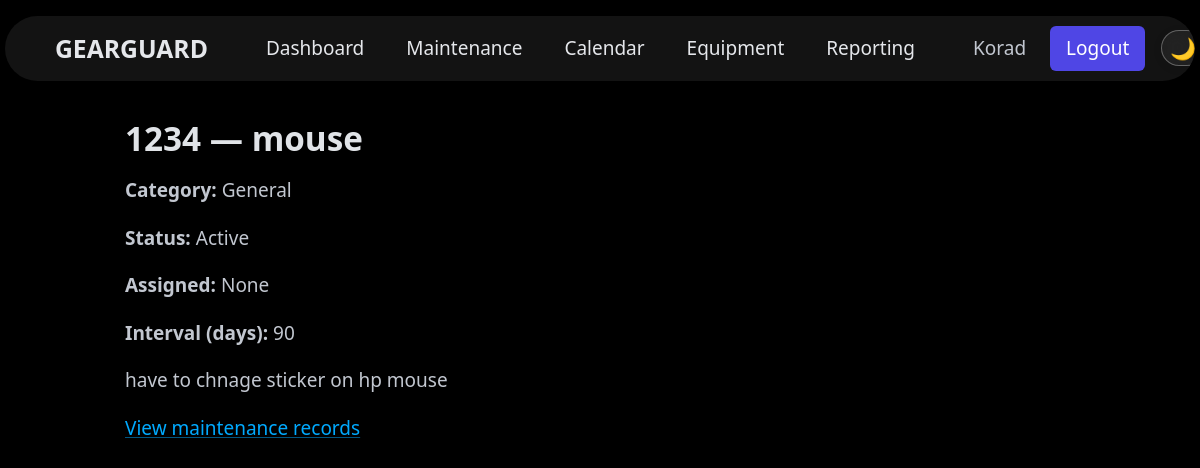
The page /equipment/1/ (signed in) on the database its author committed.
### equipment/models.py (models this page shows, shortened)
class Equipment(models.Model):
    STATUS_CHOICES = [
        ("active", "Active"),
        ("inactive", "Inactive"),
    ]
    asset_id = models.CharField(max_length=50, unique=True)
    name = models.CharField(max_length=120)
    category = models.ForeignKey(EquipmentCategory, on_delete=models.SET_NULL, null=True, related_name="equipments")
    company = models.CharField(max_length=100, blank=True)
    serial_no = models.CharField(max_length=100, blank=True)
    technician = models.CharField(max_length=100, blank=True)
    maintenance_team = models.CharField(max_length=100, blank=True)
    assigned_date = models.DateField(null=True, blank=True)
    maintenance_interval_days = models.PositiveIntegerField(default=90)
    status = models.CharField(max_length=20, choices=STATUS_CHOICES, default="active")
    description = models.TextField(blank=True)

class EquipmentCategory(models.Model):
    name = models.CharField(max_length=100)
    responsible = models.CharField(max_length=100, blank=True)
    company = models.CharField(max_length=100, blank=True)
    def __str__(self) -> str:
        return self.name

### equipment/views.py (the view)
# urls.py: path('<int:pk>/', views.equipment_detail, name='detail'),
@login_required
def equipment_detail(request, pk: int):
    item = get_object_or_404(Equipment, pk=pk)
    return render(request, 'equipment/detail.html', {'item': item})

### templates/equipment/detail.html
{% extends 'base.html' %}
{% block content %}
<h2>{{ item.asset_id }} — {{ item.name }}</h2>
<p><strong>Category:</strong> {{ item.category }}</p>
<p><strong>Status:</strong> {{ item.get_status_display }}</p>
<p><strong>Assigned:</strong> {{ item.assigned_date }}</p>
<p><strong>Interval (days):</strong> {{ item.maintenance_interval_days }}</p>
<p>{{ item.description }}</p>
<a href="/maintenance/">View maintenance records</a>
{% endblock %}

### templates/base.html (shortened to what this page needs)
<!doctype html>
<html lang="en" data-theme="dark">
<head>
    <link rel="stylesheet" href="https://cdn.jsdelivr.net/npm/@picocss/pico@2/css/pico.min.css">
</head>
<body>
    <div class="topbar-wrap">
        <div class="topbar">
            <a class="brand" href="/">GEARGUARD</a>
            <nav class="menu" id="mainMenu">
                <a href="/" class="{% if request.path == '/' %}active{% endif %}">Dashboard</a>
                <a href="/maintenance/"
                    class="{% if request.path == '/maintenance/' %}active{% endif %}">Maintenance</a>
                <a href="/calendar/" class="{% if request.path == '/calendar/' %}active{% endif %}">Calendar</a>
                <a href="/equipment/" class="{% if request.path == '/equipment/' %}active{% endif %}">Equipment</a>
                <a href="/notifications/"
                    class="{% if request.path == '/notifications/' %}active{% endif %}">Reporting</a>
            </nav>
            <div class="actions">
                {% if user.is_authenticated %}
                <span class="username">{{ user.username|title }}</span>
                <a class="cta" href="/users/logout/">Logout</a>
                {% else %}
                <a href="/users/login/">Login</a>
                <a class="cta" href="/users/signup/">Get Started</a>
                {% endif %}
                <button class="theme-toggle" id="themeToggle">🌙</button>
            </div>
        </div>
    </div>
    <main class="container">
        {% block content %}{% endblock %}
    </main>
</body>
</html>

### templates/base.html (style rules this page uses)
:root { --bar-bg: #0F172A; --pico-background-color: #000000; --bar-hover: #1E293B; --bar-radius: 10px; --bar-shadow: 0 6px 18px rgba(0, 0, 0, 0.35); --bar-text: #E5E7EB; --text-muted: #9CA3AF; --primary: #4F46E5; --success: #10B981; --warning: #F59E0B; --danger: #EF4444; --border-soft: rgba(255, 255, 255, 0.08); }
.topbar-wrap { position: fixed; top: 16px; left: 50%; transform: translateX(-50%); width: calc(100% - 10px); max-width: 1500px; background: rgba(26, 26, 26, 0.85); border-radius: 999px; backdrop-filter: blur(12px); box-shadow: 0 10px 30px rgba(0,0,0,0.3); overflow: hidden; z-index: 1000; }
.topbar { display: flex; align-items: center; justify-content: space-between; gap: 16px; padding: 10px 50px; width: 100%; box-sizing: border-box; }
main.container { margin-top: 100px; }
.topbar-wrap { background: rgba(26, 26, 26, 0.75); transition: background-color 0.5s ease, border-color 0.3s ease; }
.brand { font-size: 1.3rem; font-weight: 800; color: var(--bar-text); text-decoration: none; margin-right: 30px; }
.menu { display: flex; gap: 18px; white-space: nowrap; flex: .5; }
.menu a { color: var(--bar-text); text-decoration: none; padding: 6px 12px; border-radius: 6px; transition: 0.3s; }
.actions { display: flex; align-items: center; gap: 16px; margin-left: 30px; }
.username { margin-right: 8px; white-space: nowrap; }
.cta { background: #4f46e5; color: #fff; padding: 8px 16px; border-radius: 6px; text-decoration: none; }
.theme-toggle { width: 44px; height: 36px; border-radius: 18px; border: 1.5px solid rgba(255, 255, 255, 0.3); background: rgba(255, 255, 255, 0.05); color: var(--bar-text); font-size: 1.1rem; cursor: pointer; display: flex; align-items: center; justify-content: center; transition: all 0.3s ease; backdrop-filter: blur(10px); box-shadow: 0 2px 8px rgba(0, 0, 0, 0.1); }
* { transition: background-color 0.5s ease, color 0.3s ease, border-color 0.3s ease; }

### rows shown on the page
Equipment: asset_id "1234", name "mouse", category "General", status "Active", assigned_date "None", maintenance_interval_days "90", description "have to chnage sticker on hp mouse"

### other values the page prints
{{ user.username|title }} "Korad"
